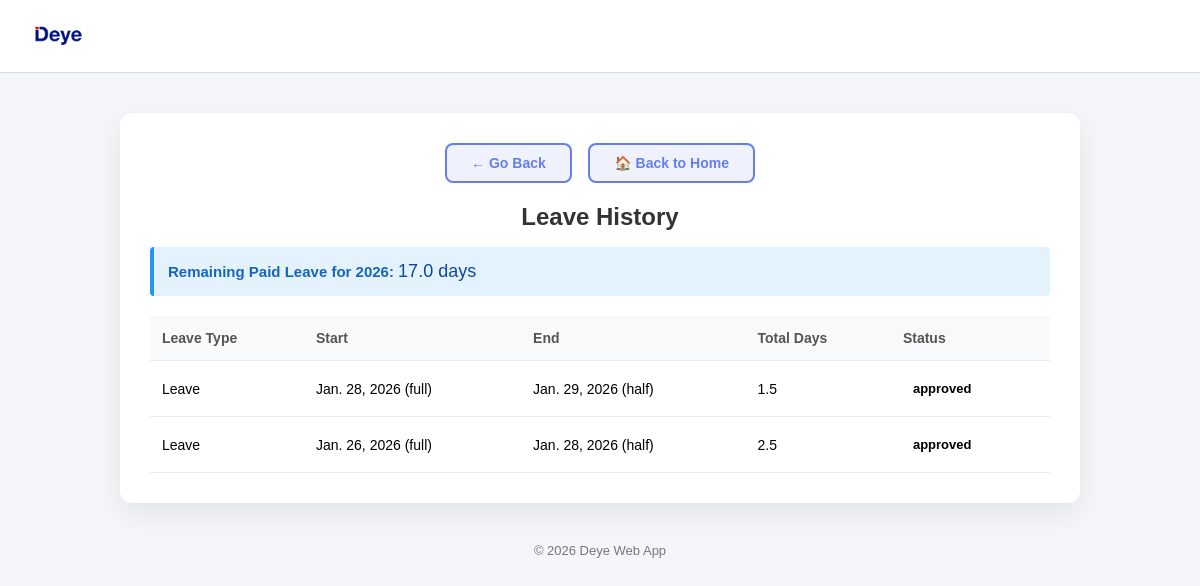
Screenshot of /leave/history/ (signed in) with the database file from the repository.
### forms/models.py (models this page shows, shortened)
class LeaveRequest(models.Model):
    LEAVE_STATUS_CHOICES = [
        ('pending', 'Pending'),
        ('approved', 'Approved'),
        ('rejected', 'Rejected'),
    ]
    LEAVE_TYPE_CHOICES = [
        ('leave', 'Leave'),
        ('wfh', 'Work From Home'),
    ]
    DAY_PORTION_CHOICES = [
        ('full', 'Full Day'),
        ('half', 'Half Day'),
    ]
    user = models.ForeignKey(User, on_delete=models.CASCADE)
    leave_type = models.CharField(max_length=20, choices=LEAVE_TYPE_CHOICES)
    start_date = models.DateField()
    end_date = models.DateField()
    start_breakdown = models.CharField(max_length=10, choices=DAY_PORTION_CHOICES, default='full')
    end_breakdown = models.CharField(max_length=10, choices=DAY_PORTION_CHOICES, default='full')
    reason = models.TextField(blank=True)
    status = models.CharField(max_length=20, choices=LEAVE_STATUS_CHOICES, default='pending')
    total_days = models.FloatField(default=0.0)
    applied_at = models.DateTimeField(auto_now_add=True)
    status_changed_at = models.DateTimeField(blank=True, null=True)
    status_changed_by = models.ForeignKey(User, on_delete=models.SET_NULL, null=True, blank=True, related_name='updated_leaves')

### forms/views.py (the view)
# urls.py: path('leave/history/', views.leave_history, name='leave_history'),
@login_required
def leave_history(request):
    def _remaining_paid_leave(user, year):
        used = LeaveRequest.objects.filter(
            user=user,
            leave_type='leave',
            start_date__year=year,
            status='approved'  # Only approved leaves deduct from balance
        ).aggregate(total=Sum('total_days'))['total'] or 0.0
        return max(21.0 - used, 0.0)
    leaves = LeaveRequest.objects.filter(
        user=request.user
    ).exclude(status='pending').order_by('-id')
    today = date.today()
    remaining = _remaining_paid_leave(request.user, today.year)
    return render(request, 'leave/leave_history.html', {
        'leaves': leaves,
        'remaining_leave': remaining,
        'current_year': today.year,
    })

### forms/templates/leave/leave_history.html (shortened to what this page needs)
<!DOCTYPE html>
<html lang="en">
<head>
    {% load static %}
</head>
<body>
    <div class="header">
        <div class="header-title">
            <a href="/">
                 <img src="{% static 'admin/Images/logo-deye-300x225.webp' %}"
                     alt="DEYE Logo">
            </a>
        </div>
    </div>
    <div class="page-container">
        <div style="text-align: center; margin-bottom: 20px;">
            <button type="button" onclick="history.back()" style="padding: 10px 24px; border: 2px solid #667eea; background: rgba(102, 126, 234, 0.1); color: #667eea; font-size: 14px; font-weight: 600; border-radius: 8px; cursor: pointer; transition: all 0.3s ease; display: inline-flex; align-items: center; justify-content: center; gap: 8px; margin-right: 12px;">← Go Back</button>
            <a href="{% url 'forms:simple_home' %}" style="padding: 10px 24px; border: 2px solid #667eea; background: rgba(102, 126, 234, 0.1); color: #667eea; font-size: 14px; font-weight: 600; border-radius: 8px; cursor: pointer; text-decoration: none; transition: all 0.3s ease; display: inline-flex; align-items: center; justify-content: center; gap: 8px;">🏠 Back to Home</a>
        </div>
        <div style="display:flex; justify-content:center; align-items:center; margin-bottom:16px;">
            <h2 style="margin:0;">Leave History</h2>
        </div>
        <div style="background: #e3f2fd; border-left: 4px solid #2196f3; padding: 14px; margin-bottom: 20px; border-radius: 4px;">
            <p style="margin: 0; font-size: 15px; color: #1565c0; font-weight: 500;">
                <strong>Remaining Paid Leave for {{ current_year }}:</strong> <span style="font-size: 18px; color: #0d47a1;">{{ remaining_leave|floatformat:1 }} days</span>
            </p>
        </div>
        {% if leaves %}
            <table class="leave-table">
                <thead>
                    <tr>
                        <th>Leave Type</th>
                        <th>Start</th>
                        <th>End</th>
                        <th>Total Days</th>
                        <th>Status</th>
                    </tr>
                </thead>
                <tbody>
                    {% for leave in leaves %}
                        <tr>
                            <td>{{ leave.get_leave_type_display }}</td>
                            <td>{{ leave.start_date }} ({{ leave.start_breakdown }})</td>
                            <td>{{ leave.end_date }} ({{ leave.end_breakdown }})</td>
                            <td>{{ leave.total_days }}</td>
                            <td>
                                <span class="status {{ leave.status }}">
                                    {{ leave.status }}
                                </span>
                            </td>
                        </tr>
                    {% endfor %}
                </tbody>
            </table>
        {% else %}
            <div class="empty-text">
                No past leave records.
            </div>
        {% endif %}
    </div>
    <div class="footer">
        © 2026 Deye Web App
    </div>
</body>
</html>

### forms/templates/leave/leave_history.html (style rules this page uses)
body { margin: 0; font-family: Arial, sans-serif; background: #f4f6f9; min-height: 100vh; }
.header { display: flex; justify-content: space-between; align-items: center; padding: 14px 32px; background-color: #ffffff; border-bottom: 1px solid #ddd; }
.header-title img { height: 40px; object-fit: contain; }
.page-container { max-width: 900px; margin: 40px auto; background: #ffffff; padding: 30px; border-radius: 12px; box-shadow: 0 10px 30px rgba(0, 0, 0, 0.08); }
h2 { margin-bottom: 25px; color: #333; text-align: center; }
.leave-table { width: 100%; border-collapse: collapse; }
.leave-table th, .leave-table td { padding: 14px 12px; text-align: left; border-bottom: 1px solid #eaeaea; font-size: 14px; }
.leave-table th { background-color: #f8f9fa; font-weight: 600; color: #555; }
.status { font-weight: 600; padding: 6px 10px; border-radius: 6px; display: inline-block; font-size: 13px; }
.footer { text-align: center; margin-top: 40px; font-size: 13px; color: #777; }
button { transition: background 0.2s ease, border-color 0.2s ease; }

### rows the page displays
LeaveRequest: leave_type "Leave", start_date "Jan. 28, 2026", start_breakdown "full", end_date "Jan. 29, 2026", end_breakdown "half", total_days "1.5", status "approved"
LeaveRequest: leave_type "Leave", start_date "Jan. 26, 2026", start_breakdown "full", end_date "Jan. 28, 2026", end_breakdown "half", total_days "2.5", status "approved"

### other values shown
{{ remaining_leave|floatformat:1 }} "17.0"
